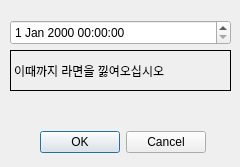
<?xml version="1.0" encoding="UTF-8"?>
<ui version="4.0">
 <class>Form</class>
 <widget class="QWidget" name="Form">
  <property name="geometry">
   <rect>
    <x>0</x>
    <y>0</y>
    <width>240</width>
    <height>167</height>
   </rect>
  </property>
  <property name="windowTitle">
   <string>Form</string>
  </property>
  <widget class="QDialogButtonBox" name="buttonBox">
   <property name="geometry">
    <rect>
     <x>40</x>
     <y>130</y>
     <width>166</width>
     <height>24</height>
    </rect>
   </property>
   <property name="standardButtons">
    <set>QDialogButtonBox::StandardButton::Cancel|QDialogButtonBox::StandardButton::Ok</set>
   </property>
  </widget>
  <widget class="QDateTimeEdit" name="dateTimeEdit">
   <property name="geometry">
    <rect>
     <x>10</x>
     <y>20</y>
     <width>221</width>
     <height>25</height>
    </rect>
   </property>
  </widget>
  <widget class="QLabel" name="label">
   <property name="geometry">
    <rect>
     <x>10</x>
     <y>50</y>
     <width>221</width>
     <height>41</height>
    </rect>
   </property>
   <property name="frameShape">
    <enum>QFrame::Shape::Box</enum>
   </property>
   <property name="text">
    <string>이때까지 라면을 낋여오십시오</string>
   </property>
  </widget>
 </widget>
 <resources/>
 <connections/>
</ui>
